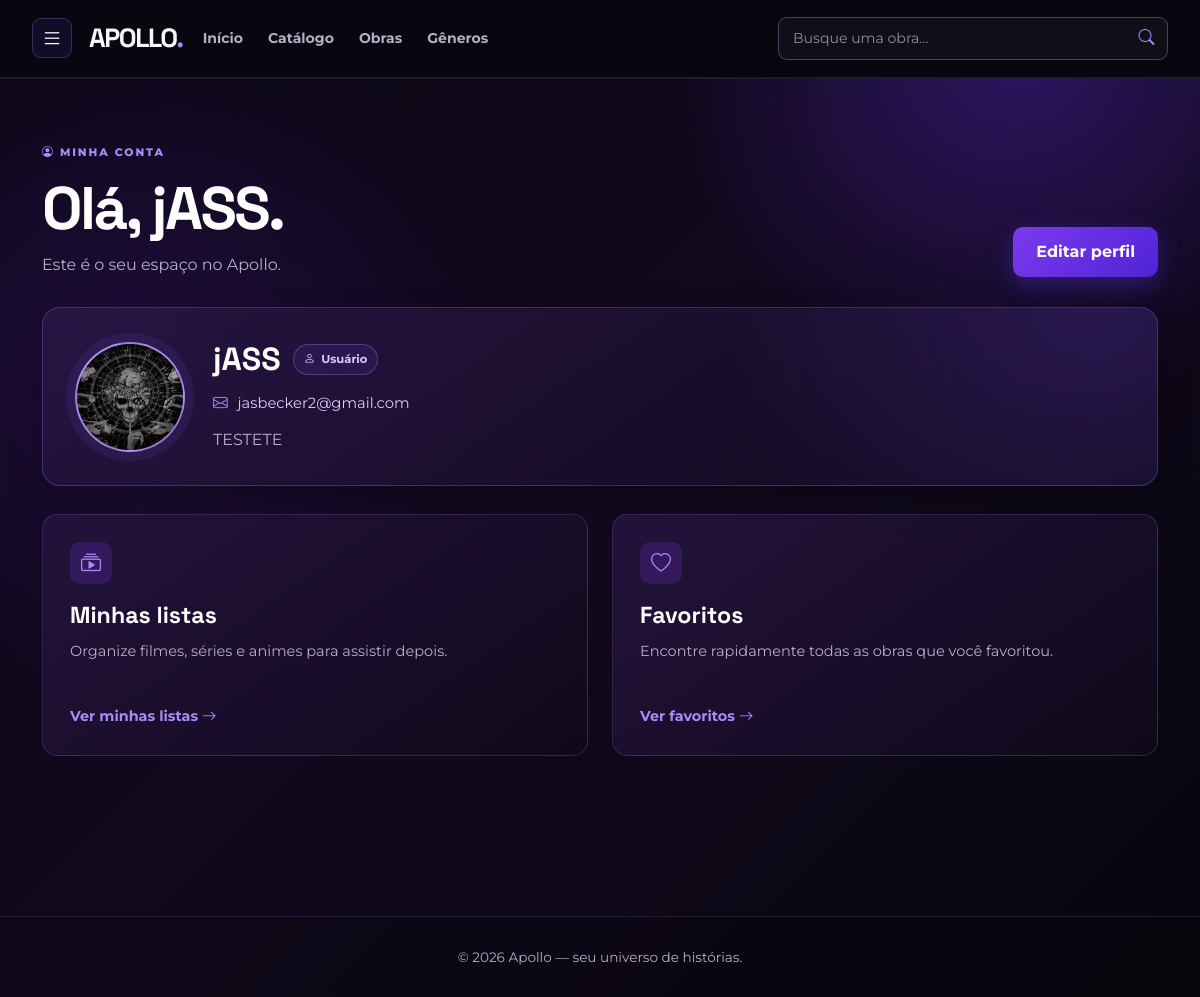
Page /Usuario/Perfil.php (signed in) on the committed database.
### tables this page shows
CREATE TABLE `usuarios` (
  `id` int UNSIGNED NOT NULL,
  `nome` varchar(120) NOT NULL,
  `email` varchar(150) NOT NULL,
  `senha` varchar(255) NOT NULL,
  `tipo` enum('usuario','admin') NOT NULL DEFAULT 'usuario',
  `email_verificado` tinyint(1) NOT NULL DEFAULT '0',
  `foto` varchar(500) DEFAULT NULL,
  `bio` varchar(255) DEFAULT NULL,
  `criado_em` timestamp NULL DEFAULT CURRENT_TIMESTAMP
);

### www/includes/autenticacao.php (called while the page is built, shortened)
<?php
require_once __DIR__ . '/functions.php';
function usuarioLogado()
{
    return isset($_SESSION['usuario_id']);
}
function idUsuarioLogado()
{
    return $_SESSION['usuario_id'] ?? null;
}
function usuarioAtual()
{
    static $usuario = null;
    static $buscouUsuario = false;
    if ($buscouUsuario) {
        return $usuario;
    }
    $buscouUsuario = true;
    $conexao = conectarBanco();
    $sql = "
        SELECT id, nome, email, foto, bio, tipo
        FROM usuarios
        WHERE id = :id
    ";
    $consulta = $conexao->prepare($sql);
    $consulta->execute([
        ':id' => idUsuarioLogado()
    ]);
    $usuario = $consulta->fetch();
    return $usuario;
}
function usuarioEhAdmin()
{
    $usuario = usuarioAtual();
    return $usuario && $usuario['tipo'] === 'admin';
}

### www/includes/functions.php (called while the page is built, shortened)
<?php
function e($texto)
{
    return htmlspecialchars($texto ?? '', ENT_QUOTES, 'UTF-8');
}

### www/Usuario/Perfil.php (the view, shortened to what this page needs)
<?php
require_once __DIR__ . '/../includes/autenticacao.php';
$usuario = usuarioAtual();
$inicial = strtoupper(substr($usuario['nome'], 0, 1));
$tipoConta = $usuario['tipo'] === 'admin' ? 'Administrador' : 'Usuário';
?>
<!DOCTYPE html>
<html lang="pt-BR">
<head>
    <link href="https://cdn.jsdelivr.net/npm/bootstrap@5.3.8/dist/css/bootstrap.min.css" rel="stylesheet">
    <link rel="stylesheet" href="https://cdn.jsdelivr.net/npm/bootstrap-icons@1.11.3/font/bootstrap-icons.min.css">
    <link rel="stylesheet" href="../css/styles.css">
</head>
<body>
    <header>
        <?php include '../menu.php'; ?>
    </header>
    <main class="container pagina-perfil">
        <section class="cabecalho-perfil">
            <div>
                <p class="etiqueta-autenticacao">
                    <i class="bi bi-person-circle"></i> MINHA CONTA
                </p>
                <h1>Olá, <?= e($usuario['nome']) ?>.</h1>
                <p>Este é o seu espaço no Apollo.</p>
            </div>
            <button
                type="button"
                class="btn botao-roxo"
                data-bs-toggle="modal"
                data-bs-target="#modalEditarPerfil"
                <i class="bi bi-pencil-square"></i>
                Editar perfil
            </button>
        </section>
        <section class="cartao-perfil">
            <div class="foto-perfil">
                <?php if (!empty($usuario['foto'])): ?>
                    <img
                        src="<?= e($usuario['foto']) ?>"
                        alt="Foto de <?= e($usuario['nome']) ?>">
                <?php else: ?>
                    <span><?= e($inicial) ?></span>
                <?php endif; ?>
            </div>
            <div class="dados-perfil">
                <div class="nome-perfil">
                    <h2><?= e($usuario['nome']) ?></h2>
                    <span class="selo-tipo <?= $usuario['tipo'] === 'admin' ? 'administrador' : '' ?>">
                        <i class="bi <?= $usuario['tipo'] === 'admin' ? 'bi-shield-lock' : 'bi-person' ?>"></i>
                        <?= $tipoConta ?>
                    </span>
                </div>
                <p class="email-perfil">
                    <i class="bi bi-envelope"></i>
                    <?= e($usuario['email']) ?>
                </p>
                <p class="bio-perfil">
                    <?= !empty($usuario['bio'])
                        ? e($usuario['bio'])
                        : 'Você ainda não adicionou uma biografia.' ?>
                </p>
            </div>
        </section>
        <section class="row g-4 mt-1">
            <div class="col-md-6">
                <article class="card painel-perfil h-100">
                    <div class="card-body">
                        <div class="icone-painel">
                            <i class="bi bi-collection-play"></i>
                        </div>
                        <h2>Minhas listas</h2>
                        <p>
                            Organize filmes, séries e animes para assistir depois.
                        </p>
                        <a href="Listas.php" class="link-secao">
                            Ver minhas listas
                            <i class="bi bi-arrow-right"></i>
                        </a>
                    </div>
                </article>
            </div>
            <div class="col-md-6">
                <article class="card painel-perfil h-100">
                    <div class="card-body">
                        <div class="icone-painel">
                            <i class="bi bi-heart"></i>
                        </div>
                        <h2>Favoritos</h2>
                        <p>
                            Encontre rapidamente todas as obras que você favoritou.
                        </p>
                        <a href="Favoritos.php" class="link-secao">
                            Ver favoritos
                            <i class="bi bi-arrow-right"></i>
                        </a>
                    </div>
                </article>
            </div>
        </section>
    </main>
    <footer>
        <div class="container">
            <p>© <?= date('Y') ?> Apollo — seu universo de histórias.</p>
        </div>
    </footer>
</body>
</html>

### www/css/styles.css (style rules this page uses)
:root { --preto: #09070f; --preto-suave: #120d1d; --roxo-escuro: #241047; --roxo: #653cff; --roxo-claro: #a78bfa; --lilas: #d8ccff; --branco: #f8f7ff; --cinza: #b7aec9; --cor-fundo: #121212; --cor-navbar: #1b1b1b; --cor-card: #232323; --cor-primaria: #6c63ff; --cor-hover: #584dff; --cor-texto: #ffffff; --cor-texto-secundario: #bdbdbd; }
* { box-sizing: border-box; }
html { scroll-behavior: smooth; }
body { margin: 0; min-height: 100vh; color: var(--branco); font-family: "Montserrat", sans-serif; background: radial-gradient(circle at 85% 5%, rgba(112, 52, 255, 0.30), transparent 25%), radial-gradient(circle at 10% 35%, rgba(98, 35, 205, 0.20), transparent 30%), linear-gradient(135deg, #08060e 0%, #12091f 45%, #08060e 100%); }
header { position: sticky; top: 0; z-index: 1000; background: rgba(9, 7, 15, 0.88); backdrop-filter: blur(14px); border-bottom: 1px solid rgba(167, 139, 250, 0.14); }
.botao-roxo { padding: 13px 23px; color: white; font-weight: 700; border: 0; border-radius: 10px; background: linear-gradient(135deg, #7c3aed, #4f24d5); box-shadow: 0 8px 25px rgba(103, 60, 255, 0.32); transition: 0.25s; }
.link-secao { color: var(--roxo-claro); font-size: 0.9rem; font-weight: 700; text-decoration: none; }
footer { margin-top: 90px; padding: 30px 0; color: var(--cinza); text-align: center; border-top: 1px solid rgba(167, 139, 250, 0.14); background: rgba(0, 0, 0, 0.18); }
footer p { margin: 0; font-size: 0.85rem; }
.etiqueta-autenticacao { margin-bottom: 13px; color: var(--roxo-claro); font-size: 0.68rem; font-weight: 800; letter-spacing: 0.12rem; }
.pagina-perfil { min-height: calc(100vh - 78px); padding-top: 65px; padding-bottom: 70px; }
.cabecalho-perfil { display: flex; align-items: end; justify-content: space-between; gap: 24px; margin-bottom: 30px; }
.cabecalho-perfil h1 { margin: 0 0 8px; color: white; font-family: "Space Grotesk", sans-serif; font-size: clamp(2.5rem, 5vw, 4.2rem); font-weight: 700; letter-spacing: -0.16rem; }
.cabecalho-perfil > div > p:last-child { margin: 0; color: var(--cinza); }
.cartao-perfil { display: flex; align-items: center; gap: 28px; padding: 32px; border: 1px solid rgba(167, 139, 250, 0.25); border-radius: 18px; background: radial-gradient(circle at 95% 0%, rgba(116, 65, 235, 0.22), transparent 35%), linear-gradient(145deg, rgba(40, 22, 68, 0.92), rgba(15, 10, 27, 0.97)); box-shadow: 0 15px 35px rgba(0, 0, 0, 0.22); }
.foto-perfil { display: flex; width: 110px; height: 110px; flex-shrink: 0; align-items: center; justify-content: center; overflow: hidden; color: white; border: 2px solid rgba(216, 204, 255, 0.55); border-radius: 50%; font-family: "Space Grotesk", sans-serif; font-size: 2.8rem; font-weight: 700; background: linear-gradient(135deg, #8b5cf6, #32146e); box-shadow: 0 0 0 9px rgba(139, 92, 246, 0.10); }
.foto-perfil img { width: 100%; height: 100%; object-fit: cover; }
.dados-perfil { min-width: 0; }
.nome-perfil { display: flex; align-items: center; flex-wrap: wrap; gap: 12px; }
.nome-perfil h2 { margin: 0; color: white; font-family: "Space Grotesk", sans-serif; font-size: 2rem; font-weight: 700; }
.selo-tipo { display: inline-flex; align-items: center; gap: 6px; padding: 6px 10px; color: #d7caff; border: 1px solid rgba(167, 139, 250, 0.32); border-radius: 20px; font-size: 0.72rem; font-weight: 700; background: rgba(113, 64, 219, 0.14); }
.email-perfil { margin: 13px 0; color: var(--lilas); font-size: 0.92rem; }
.email-perfil i { margin-right: 6px; color: var(--roxo-claro); }
.bio-perfil { max-width: 650px; margin: 0; color: var(--cinza); line-height: 1.65; }
.painel-perfil { border: 1px solid rgba(167, 139, 250, 0.20); border-radius: 15px; color: white; background: linear-gradient(145deg, rgba(37, 20, 62, 0.92), rgba(16, 10, 27, 0.94)); transition: 0.25s; }
.painel-perfil .card-body { padding: 27px; }
.icone-painel { display: grid; width: 42px; height: 42px; place-items: center; margin-bottom: 18px; color: var(--roxo-claro); border-radius: 10px; font-size: 1.25rem; background: rgba(124, 58, 237, 0.20); }
.painel-perfil h2 { margin-bottom: 10px; font-family: "Space Grotesk", sans-serif; font-size: 1.45rem; font-weight: 700; }
.painel-perfil p { min-height: 48px; color: var(--cinza); font-size: 0.91rem; line-height: 1.6; }

### rows in the picture
usuarios: nome "jASS", foto (picture), tipo "Usuário", email "jasbecker2@gmail.com", bio "TESTETE"
